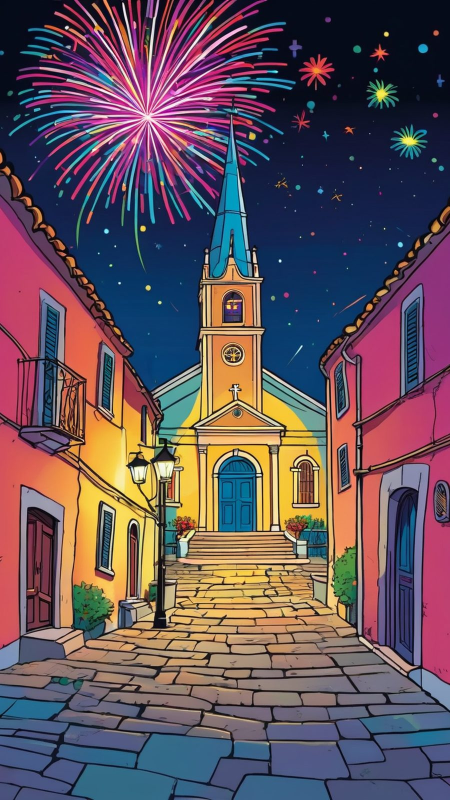
#> input picture art/ui/home-bg.jpg, 900 x 1600 px (shown at 1/2 size)
$ python -i postprocess.py   (imports and definitions only)
#> lines starting #> are read from the running program, lines starting #| are printed output that depends on the picture; after the words box and inside, x2 and y2 are one past the last pixel; in counts of white or black regions, pixels touching at a corner belong together
#> further down, picture is the input picture: PIL image 900x1600 RGB; mean R, G, B 100.9, 82.3, 91.6
#!/usr/bin/env python3
"""
═══════════════════════════════════════════════════════════════════════════════
KARTI — POSTPROCESS                                    (runs ON THE PI, after)
═══════════════════════════════════════════════════════════════════════════════

Turns the raw 1024px PNGs that came off the pod into game-ready assets:
crop to the aspect the game actually needs, resize, compress, strip metadata,
and report the total weight so the repo stays GitHub-Pages friendly.

  ┌─────────────────────────────────────────────────────────────────────────┐
  │  These are ART-WINDOW IMAGES ONLY.                                      │
  │  This script must never add a frame, a border, a caption or a badge.    │
  │  css/cards.css draws the entire card around the art in HTML, which is   │
  │  what lets stats, jokes and effects be rebalanced without re-rendering. │
  └─────────────────────────────────────────────────────────────────────────┘

WHY CARD ART IS SQUARE
  .card__art is `flex:1`, so its aspect ratio changes with the length of the
  joke text and the card size. Measured in Chromium against css/cards.css:
      .card--sm   0.87 – 1.00      .card--md   1.32 – 1.41      .card--lg  1.31 – 1.39
  The image is drawn with `object-fit: cover`, so one file is centre-cropped
  three different ways. A 1:1 master is the only shape that survives all three:
      worst landscape window (1.412) keeps the middle 70.8% of the height
      worst portrait  window (0.872) keeps the middle 87.2% of the width
  → prompts reserve a safe zone of the central 70% height x 85% width, and this
  script ships a square so the browser can take whichever crop it needs.

BUDGET
      card art   768 x 768 JPEG   target <= 120 KB   hard cap 160 KB
  Quality starts at 82 and steps down (78, 74, 70, 66) until the cap is met, so
  no single image can ever blow the budget. At 200 cards that is <= 24 MB for
  the whole set, ~32 MB including every UI asset — comfortably inside the
  100 MB GitHub Pages soft limit with room for several more sets.

Usage
  python3 scripts/postprocess.py                 # process everything found
  python3 scripts/postprocess.py --only petard   # just these ids
  python3 scripts/postprocess.py --report        # weigh what exists, change nothing
  python3 scripts/postprocess.py --force         # redo even if the output exists
  python3 scripts/postprocess.py --pick petard=2 # promote variant __v2 to canonical
═══════════════════════════════════════════════════════════════════════════════
"""

import argparse
import json
import os
import shutil
import sys

try:
    from PIL import Image, ImageFilter
except ImportError:
    sys.exit("!! Pillow is required:  pip3 install --user Pillow")

try:
    import numpy as np
except ImportError:
    np = None

HERE = os.path.dirname(os.path.abspath(__file__))
ROOT = os.path.dirname(HERE)
ART = os.path.join(ROOT, "art")

JPEG_QUALITY_LADDER = [82, 78, 74, 70, 66]
CARD_TARGET_KB = 120          # what we aim for
CARD_MAX_KB = 160             # hard cap — quality drops until we're under it
UI_MAX_KB = 400               # backgrounds and packs are allowed to be heavier

# effects composited additively -> alpha from luminance.
# everything else with alpha is a solid object -> background cut out from the edges.
GLOW_IDS = {"burst", "glow-rare", "glow-epic", "glow-legendary"}


# ─────────────────────────────────────────────────────────────────────────────
def kb(path):
    return os.path.getsize(path) / 1024.0


def human_mb(total_bytes):
    return f"{total_bytes / 1048576.0:.2f} MB"


# [50 lines left out: functions load_jobs, fit_cover, fit_contain, alpha_from_glow, not called in this run]


def alpha_from_cutout(img, threshold=26):
    """
    Solid object on black: make transparent only the dark pixels that are
    CONNECTED TO THE EDGE. Dark areas inside the object (outlines, shadows)
    are kept, which is exactly what a bold-outline cartoon needs.
    """
#> called with threshold = 26
    rgb = img.convert("RGB")
    if np is None:                        # graceful fallback, slightly cruder
        a = rgb.convert("L").point(lambda v: 0 if v < threshold else 255)
        out = rgb.convert("RGBA")
        out.putalpha(a)
        return out

    arr = np.asarray(rgb, dtype=np.uint8)
    dark = arr.max(axis=2) < threshold    # candidate background pixels
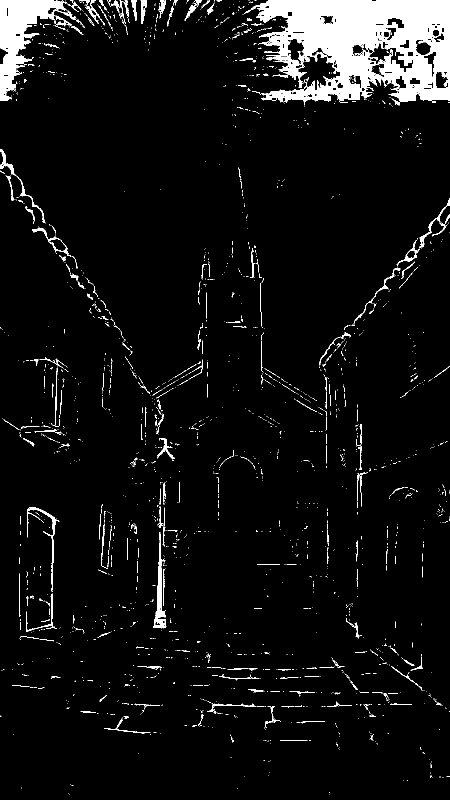
#> dark: shape (1600, 900) bool (shown at 1/2 size); 6.1% white; 2240 white regions (2023 under 20 px), largest, box (x1, y1, x2, y2) and area: (488, 0, 900, 207) 53794, (0, 0, 153, 202) 10805, (306, 1067, 333, 1257) 1480
    h, w = dark.shape
#> h = 1600; w = 900

    # iterative edge-connected flood: seed from the border, grow into dark pixels
    bg = np.zeros_like(dark)
    bg[0, :] |= dark[0, :]
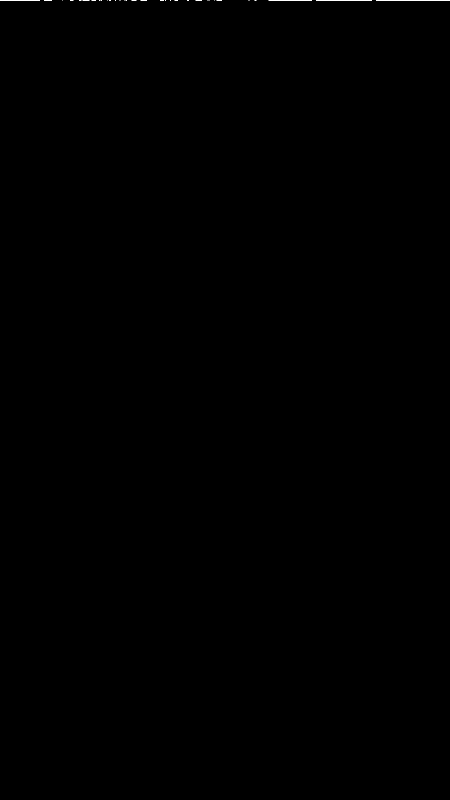
#> bg: shape (1600, 900) bool (shown at 1/2 size); 0.04% white in thin lines or dots, all inside (x1, y1, x2, y2) = (0, 0, 900, 1)
    bg[-1, :] |= dark[-1, :]
    bg[:, 0] |= dark[:, 0]
#> bg: shape (1600, 900) bool; 0.05% white in thin lines or dots, all inside (x1, y1, x2, y2) = (0, 0, 900, 1434)
    bg[:, -1] |= dark[:, -1]
#> bg: shape (1600, 900) bool; 0.07% white in thin lines or dots
    while True:
        grown = bg.copy()
        grown[1:, :] |= bg[:-1, :]
        grown[:-1, :] |= bg[1:, :]
        grown[:, 1:] |= bg[:, :-1]
        grown[:, :-1] |= bg[:, 1:]
        grown &= dark
        if grown.sum() == bg.sum():
            break
        bg = grown
#> this loop made 359 passes
#> pass 2, in alpha_from_cutout, `grown &= dark`:
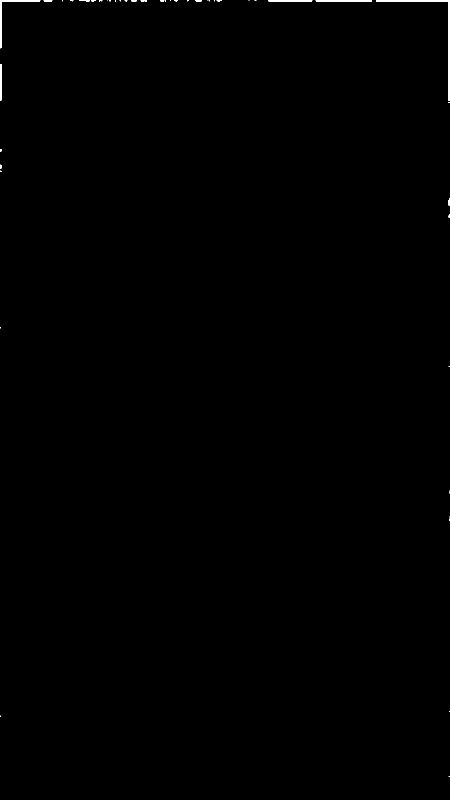
#> grown: shape (1600, 900) bool (shown at 1/2 size); 0.2% white; 48 white regions (33 under 20 px), largest, box (x1, y1, x2, y2) and area: (752, 0, 900, 202) 1041, (0, 0, 81, 97) 521, (631, 0, 744, 3) 337
#> after the loop:
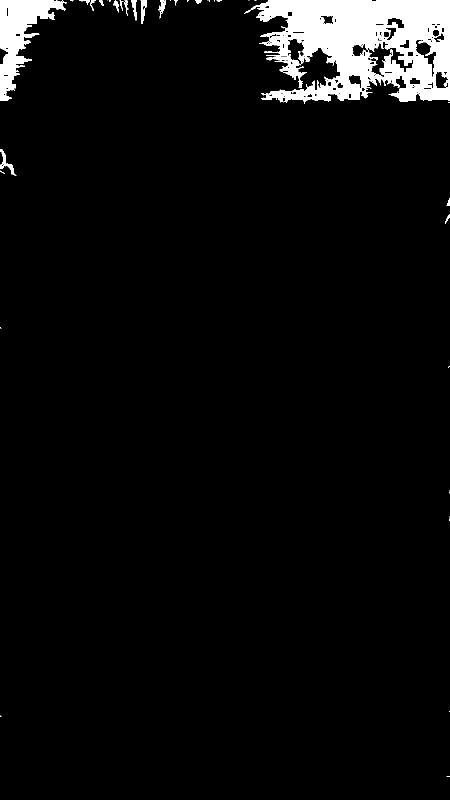
#> grown: shape (1600, 900) bool (shown at 1/2 size); 4.6% white; 40 white regions (22 under 20 px), largest, box (x1, y1, x2, y2) and area: (488, 0, 900, 207) 53267, (0, 0, 134, 202) 10592, (0, 298, 33, 352) 408

    alpha = np.where(bg, 0, 255).astype(np.uint8)
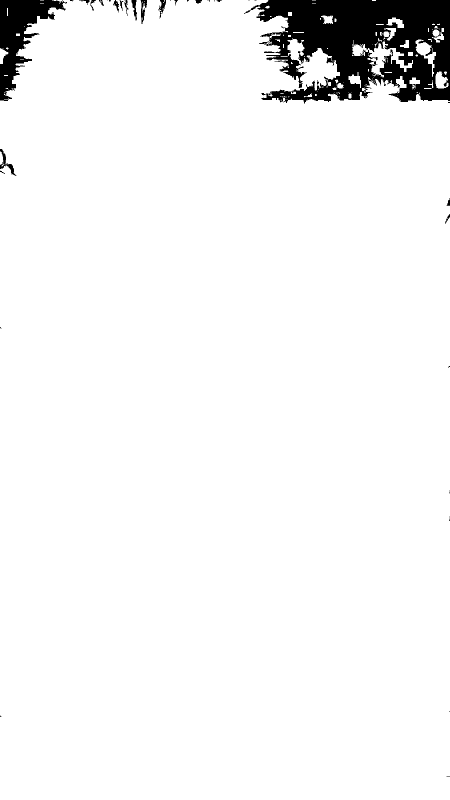
#> alpha: shape (1600, 900) (shown at 1/2 size); 95.4% white; 40 black regions (22 under 20 px), largest, box (x1, y1, x2, y2) and area: (488, 0, 900, 207) 53267, (0, 0, 134, 202) 10592, (0, 298, 33, 352) 408
    out = rgb.convert("RGBA")
    a_img = Image.fromarray(alpha, "L").filter(ImageFilter.GaussianBlur(0.7))
    out.putalpha(a_img)
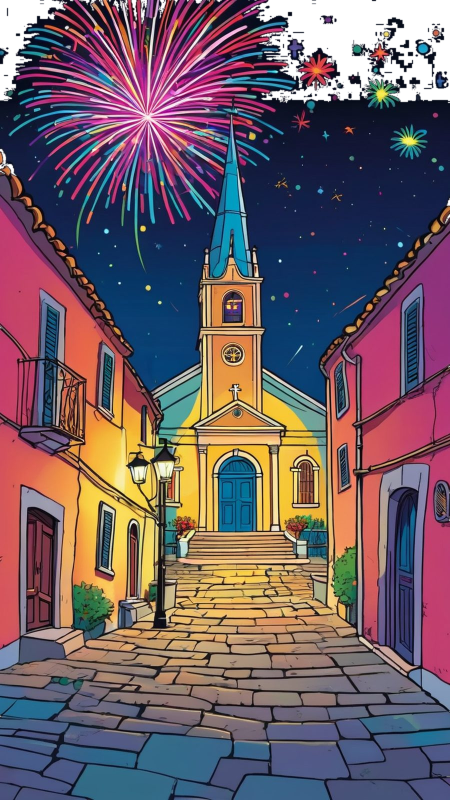
#> out: PIL image 900x1600 RGBA (shown at 1/2 size); mean R, G, B, A 100.9, 82.3, 91.6, 243.3; transparent parts drawn white

    # trim to the subject so `contain` framing is tight and predictable
    bbox = out.getchannel("A").point(lambda v: 255 if v > 8 else 0).getbbox()
#> bbox = (0, 0, 900, 1600)
    if bbox:
        out = out.crop(bbox)
    return out


# ─────────────────────────────────────────────────────────────────────────────
# save
# ─────────────────────────────────────────────────────────────────────────────
# [217 lines left out: functions save_jpg, save_png, process, derive_icons, pick_variant, main, not called in this run]


# [2 lines not run here, left out]

>>> from PIL import Image
>>> picture = Image.open('../art/ui/home-bg.jpg')
>>> result = alpha_from_cutout(picture)
